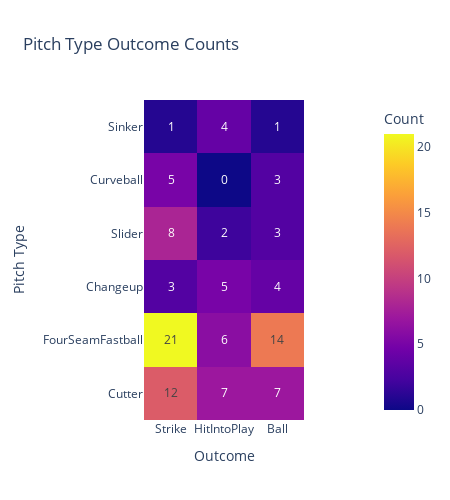

The notebook cell saved with this chart:
### Code cell
# Create a heatmap with Plotly Express
fig = px.imshow(melted_df.pivot(index='Pitch Type', columns='Outcome', values='Count'),
                x=melted_df['Outcome'].unique(),
                y=melted_df['Pitch Type'].unique(),
                labels=dict(x='Outcome', y='Pitch Type', color='Count'),
                title='Pitch Type Outcome Counts',
                width=450,
                height=500, 
                text_auto=True)

# Show the plot
fig.show()

### Figure 1 — Plotly figure (JSON) as saved in the notebook; plotly's stock layout.template omitted (floating-point values rounded to 4 significant figures)
{"data": [{"coloraxis": "coloraxis", "hovertemplate": "Outcome: %{x}<br>Pitch Type: %{y}<br>Count: %{z}<extra></extra>", "name": "0", "texttemplate": "%{z}", "type": "heatmap", "x": ["Strike", "HitIntoPlay", "Ball"], "xaxis": "x", "y": ["Sinker", "Curveball", "Slider", "Changeup", "FourSeamFastball", "Cutter"], "yaxis": "y", "z": [[1, 4, 1], [5, 0, 3], [8, 2, 3], [3, 5, 4], [21, 6, 14], [12, 7, 7]]}], "layout": {"coloraxis": {"colorbar": {"title": {"text": "Count"}}, "colorscale": [[0, "#0d0887"], [0.1111, "#46039f"], [0.2222, "#7201a8"], [0.3333, "#9c179e"], [0.4444, "#bd3786"], [0.5556, "#d8576b"], [0.6667, "#ed7953"], [0.7778, "#fb9f3a"], [0.8889, "#fdca26"], [1, "#f0f921"]]}, "height": 500, "title": {"text": "Pitch Type Outcome Counts"}, "width": 450, "xaxis": {"anchor": "y", "constrain": "domain", "domain": [0, 1], "scaleanchor": "y", "title": {"text": "Outcome"}}, "yaxis": {"anchor": "x", "autorange": "reversed", "constrain": "domain", "domain": [0, 1], "title": {"text": "Pitch Type"}}}}
